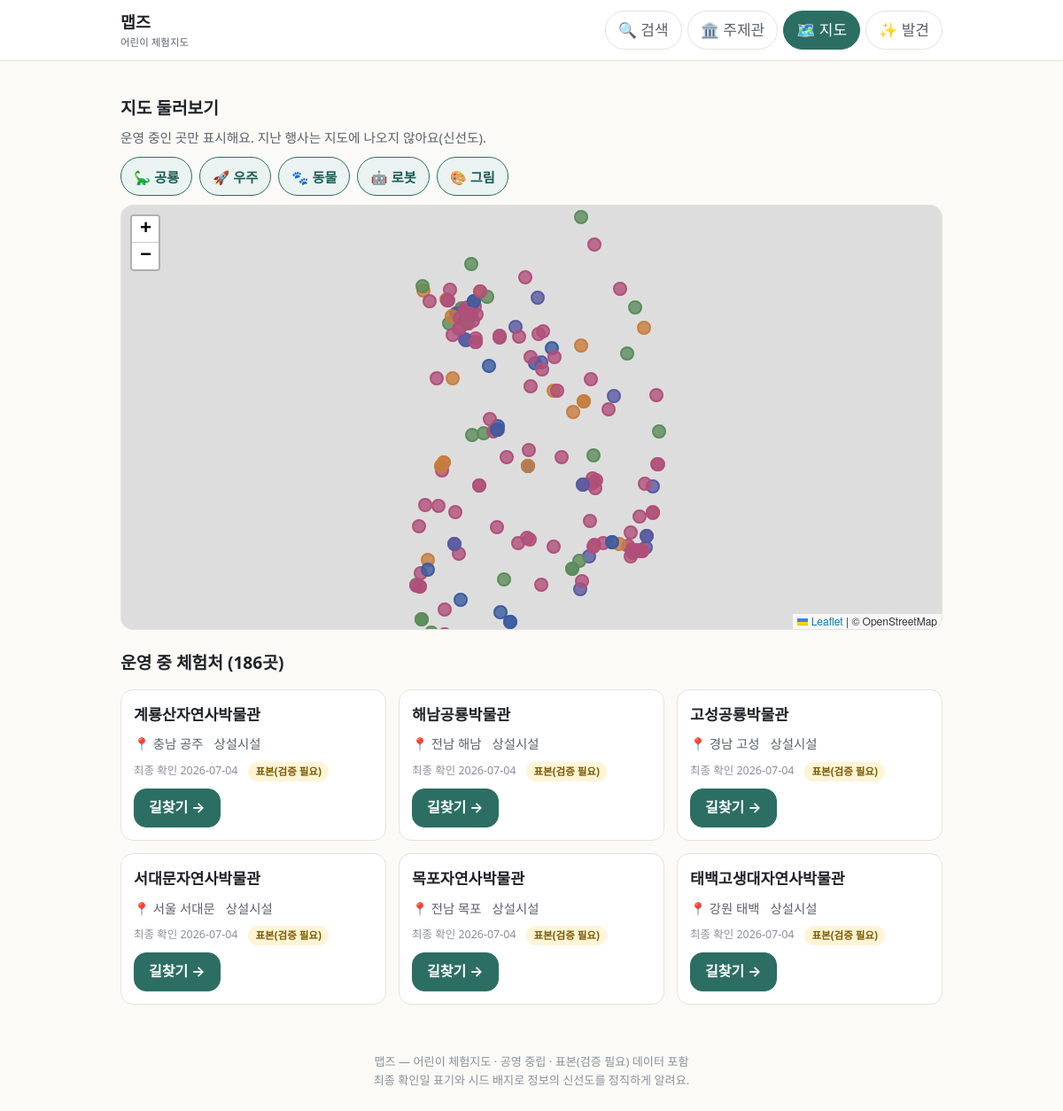
The page /map on the database its author committed.
### tables this page shows
CREATE TABLE topic(id TEXT PRIMARY KEY, name TEXT, synonyms TEXT, emoji TEXT);

CREATE TABLE experience(id TEXT PRIMARY KEY, name TEXT, type TEXT, topic_tags TEXT,
  verb_tags TEXT, lat REAL, lng REAL, region TEXT, period_start TEXT, period_end TEXT,
  hours TEXT, age_note TEXT, duration_min INT, cost TEXT, reservation_url TEXT,
  indoor INT, parking TEXT, stroller TEXT, crowd_note TEXT, related_books TEXT,
  source TEXT, is_seed INT, last_verified TEXT, status TEXT);

### app/main.py (the view)
@app.get("/map", response_class=HTMLResponse)
def page_map(request: Request):
    d = api_map()
    return templates.TemplateResponse(request, "map.html", {"markers": d["markers"],
                                                    "topics": [TOPICS[t] for t in TOPICS],
                                                    "today": TODAY, "active": "map"})

### app/templates/map.html (shortened to what this page needs)
{% extends "base.html" %}
{% import "macros.html" as m %}
{% block head %}
<link rel="stylesheet" href="https://unpkg.com/leaflet@1.9.4/dist/leaflet.css">
{% endblock %}
{% block content %}
<h1 class="section-title">지도 둘러보기</h1>
<p class="section-note">운영 중인 곳만 표시해요. 지난 행사는 지도에 나오지 않아요(신선도).</p>
<div class="map-legend chips">
{% for t in topics %}
<button type="button" class="chip topic-toggle" aria-pressed="true" data-topic="{{ t.id }}">{{ t.emoji }} {{ t.name }}</button>
{% endfor %}
</div>
<div id="map" role="application" aria-label="체험처 지도"></div>
<h2 class="section-title">운영 중 체험처 ({{ markers|length }}곳)</h2>
<div class="cards">
{% for x in markers[:6] %}
<article class="card"><h3>{{ x.name }}</h3>
<div class="meta"><span>📍 {{ x.region }}</span><span>{{ x.type }}</span></div>
<div class="meta"><span class="verified">최종 확인 {{ x.last_verified }}</span> {{ m.seed_badge(x.is_seed) }}</div>
<div class="cta-row"><a class="btn" href="{{ x.maplink }}" target="_blank" rel="noopener">길찾기 →</a></div></article>
{% endfor %}
</div>
{% endblock %}

### app/templates/macros.html (shortened to what this page needs)
{% macro seed_badge(is_seed) -%}
{% if is_seed %}<span class="badge-seed">표본(검증 필요)</span>{% else %}<span class="badge-live">실데이터</span>{% endif %}
{%- endmacro %}

### app/static/style.css (style rules this page uses)
:root { --bg:#FBFAF7; --surface:#FFFFFF; --ink:#1F2328; --ink-soft:#5A6169; --ink-faint:#8A9099; --line:#E6E3DC; --primary:#2C6E63; --primary-ink:#FFFFFF; --focus:#1B5E55; --seed-bg:#FFF4D6; --seed-ink:#7A5A00; --t-dino:#5B8C5A; --t-space:#3A5BA0; --t-animal:#C77D3E; --t-robot:#5A5AA0; --t-art:#B0507A; --r-sm:8px; --r-md:14px; --r-lg:20px; --pill:999px; }
* { box-sizing:border-box }
body { margin:0;background:var(--bg);color:var(--ink); font-family:system-ui,-apple-system,'Segoe UI','Malgun Gothic','Apple SD Gothic Neo',sans-serif; font-size:17px;line-height:1.6;-webkit-text-size-adjust:100% }
a { color:var(--primary);text-underline-offset:2px }
.btn { display:inline-flex;align-items:center;justify-content:center;min-height:44px;min-width:44px;padding:0 16px; border-radius:var(--r-md);border:1px solid var(--primary);background:var(--primary);color:var(--primary-ink); font-weight:700;text-decoration:none;cursor:pointer;font-size:1rem }
.chips { display:flex;gap:8px;flex-wrap:wrap;margin:8px 0 }
.chip { display:inline-flex;align-items:center;min-height:44px;padding:0 14px;border-radius:var(--pill); border:1.5px solid var(--line);background:var(--surface);color:var(--ink-soft);cursor:pointer;font-size:.95rem }
.chip[aria-pressed="true"] { background:#EAF3F1;border-color:var(--primary);color:var(--focus);font-weight:700 }
.cards { display:grid;grid-template-columns:repeat(auto-fill,minmax(260px,1fr));gap:14px;margin:14px 0 }
.card { background:var(--surface);border:1px solid var(--line);border-radius:var(--r-md);padding:14px;display:flex;flex-direction:column;gap:8px }
.card h3 { margin:0;font-size:1.08rem }
.card .meta { font-size:.9rem;color:var(--ink-soft);display:flex;flex-wrap:wrap;gap:6px 12px }
.card .cta-row { margin-top:auto;display:flex;gap:8px;flex-wrap:wrap }
.verified { font-size:.78rem;color:var(--ink-faint) }
.badge-seed { display:inline-block;background:var(--seed-bg);color:var(--seed-ink);font-size:.72rem;font-weight:700; padding:2px 8px;border-radius:var(--pill) }
.section-title { font-size:1.2rem;font-weight:800;margin:22px 0 6px }
.section-note { color:var(--ink-soft);font-size:.92rem;margin:0 0 8px }
#map { height:60vh;min-height:360px;border-radius:var(--r-md);border:1px solid var(--line) }
.map-legend { display:flex;gap:8px;flex-wrap:wrap;margin:10px 0 }

### rows shown on the page
topic: emoji "🦕", name "공룡"
topic: emoji "🚀", name "우주"
topic: emoji "🐾", name "동물"
topic: emoji "🤖", name "로봇"
topic: emoji "🎨", name "그림"
experience: name "계룡산자연사박물관", region "충남 공주", type "상설시설", last_verified "2026-07-04"
experience: name "해남공룡박물관", region "전남 해남", type "상설시설", last_verified "2026-07-04"
experience: name "고성공룡박물관", region "경남 고성", type "상설시설", last_verified "2026-07-04"
experience: name "서대문자연사박물관", region "서울 서대문", type "상설시설", last_verified "2026-07-04"
experience: name "목포자연사박물관", region "전남 목포", type "상설시설", last_verified "2026-07-04"
experience: name "태백고생대자연사박물관", region "강원 태백", type "상설시설", last_verified "2026-07-04"

### other values the page prints
{{ markers|length }} "186"
